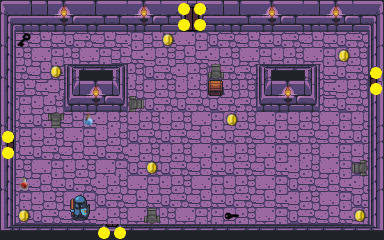

Rendered tile map (Tiled .tmx) drawn with the repository's tilesets; below, a short description and the map source with its tile grids summarised:
An orthogonal 24x15 tile map with 16x16 px tiles, 2 tile layers (GroundLayer, ItemLayer).

<map version="1.0" tiledversion="1.1.5" orientation="orthogonal" renderorder="right-down" width="24" height="15" tilewidth="16" tileheight="16" infinite="0" nextobjectid="1">
 <tileset firstgid="1" source="dungeon_1.tsx" />
 <layer name="GroundLayer" width="24" height="15">
  <data>[360 cells, 360 non-empty, 52 distinct tile ids]</data>
 </layer>
 <layer name="ItemLayer" width="24" height="15">
  <data>[360 cells, 31 non-empty, 15 distinct tile ids]</data>
 </layer>
</map>
